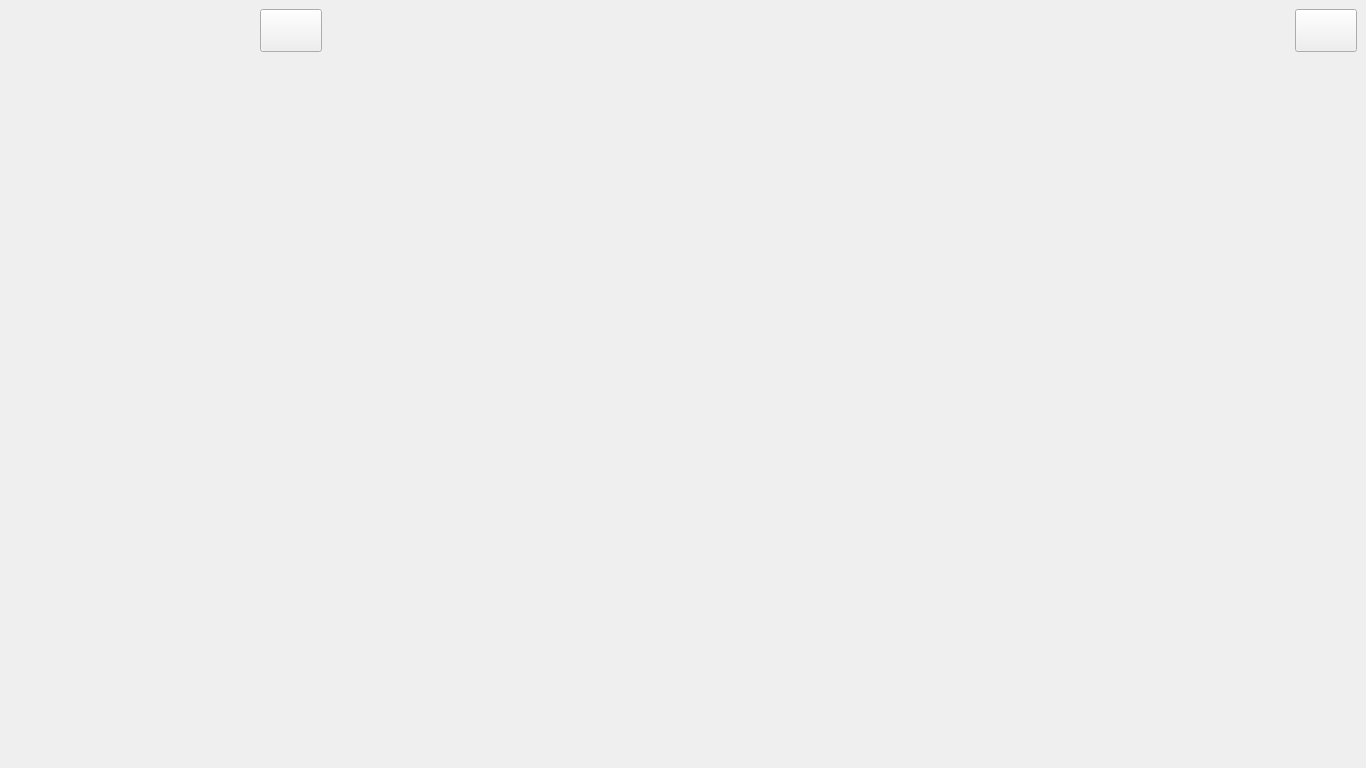
<?xml version="1.0" encoding="UTF-8"?>
<ui version="4.0">
 <class>MainWidget</class>
 <widget class="QWidget" name="MainWidget">
  <property name="geometry">
   <rect>
    <x>0</x>
    <y>0</y>
    <width>1366</width>
    <height>768</height>
   </rect>
  </property>
  <property name="minimumSize">
   <size>
    <width>800</width>
    <height>600</height>
   </size>
  </property>
  <property name="windowTitle">
   <string>Form</string>
  </property>
  <layout class="QGridLayout" name="gridLayout">
   <property name="leftMargin">
    <number>0</number>
   </property>
   <property name="topMargin">
    <number>0</number>
   </property>
   <property name="rightMargin">
    <number>0</number>
   </property>
   <property name="bottomMargin">
    <number>0</number>
   </property>
   <property name="spacing">
    <number>0</number>
   </property>
   <item row="0" column="0">
    <widget class="QWidget" name="widgetStatus" native="true">
     <property name="minimumSize">
      <size>
       <width>0</width>
       <height>60</height>
      </size>
     </property>
     <property name="maximumSize">
      <size>
       <width>16777215</width>
       <height>60</height>
      </size>
     </property>
     <layout class="QHBoxLayout" name="horizontalLayout">
      <property name="spacing">
       <number>0</number>
      </property>
      <property name="leftMargin">
       <number>0</number>
      </property>
      <property name="topMargin">
       <number>0</number>
      </property>
      <property name="rightMargin">
       <number>0</number>
      </property>
      <property name="bottomMargin">
       <number>0</number>
      </property>
      <item>
       <widget class="TitleStatusBarWidget" name="TitleBarWidget" native="true">
        <property name="sizePolicy">
         <sizepolicy hsizetype="Minimum" vsizetype="Minimum">
          <horstretch>0</horstretch>
          <verstretch>0</verstretch>
         </sizepolicy>
        </property>
        <property name="minimumSize">
         <size>
          <width>1250</width>
          <height>0</height>
         </size>
        </property>
        <property name="maximumSize">
         <size>
          <width>1250</width>
          <height>60</height>
         </size>
        </property>
        <widget class="CustomImageButtonWidget" name="btnMain">
         <property name="geometry">
          <rect>
           <x>260</x>
           <y>9</y>
           <width>62</width>
           <height>43</height>
          </rect>
         </property>
         <property name="sizePolicy">
          <sizepolicy hsizetype="Minimum" vsizetype="Minimum">
           <horstretch>0</horstretch>
           <verstretch>0</verstretch>
          </sizepolicy>
         </property>
         <property name="minimumSize">
          <size>
           <width>62</width>
           <height>43</height>
          </size>
         </property>
         <property name="maximumSize">
          <size>
           <width>62</width>
           <height>43</height>
          </size>
         </property>
         <property name="text">
          <string/>
         </property>
        </widget>
       </widget>
      </item>
      <item>
       <widget class="QWidget" name="widget_2" native="true">
        <property name="maximumSize">
         <size>
          <width>16777215</width>
          <height>60</height>
         </size>
        </property>
        <property name="styleSheet">
         <string notr="true">border-image: url(:/Image/Image/Basic/head_0.png);</string>
        </property>
        <layout class="QGridLayout" name="gridLayout_2">
         <item row="0" column="1">
          <widget class="CustomImageButtonWidget" name="btnExit">
           <property name="sizePolicy">
            <sizepolicy hsizetype="Minimum" vsizetype="Minimum">
             <horstretch>0</horstretch>
             <verstretch>0</verstretch>
            </sizepolicy>
           </property>
           <property name="minimumSize">
            <size>
             <width>62</width>
             <height>43</height>
            </size>
           </property>
           <property name="maximumSize">
            <size>
             <width>62</width>
             <height>43</height>
            </size>
           </property>
           <property name="text">
            <string/>
           </property>
          </widget>
         </item>
         <item row="0" column="0">
          <spacer name="horizontalSpacer">
           <property name="orientation">
            <enum>Qt::Horizontal</enum>
           </property>
           <property name="sizeHint" stdset="0">
            <size>
             <width>40</width>
             <height>20</height>
            </size>
           </property>
          </spacer>
         </item>
        </layout>
       </widget>
      </item>
     </layout>
    </widget>
   </item>
   <item row="1" column="0">
    <widget class="QWidget" name="widgetMainView" native="true">
     <layout class="QGridLayout" name="gridLayoutMainView" rowstretch="0">
      <property name="leftMargin">
       <number>0</number>
      </property>
      <property name="topMargin">
       <number>0</number>
      </property>
      <property name="rightMargin">
       <number>0</number>
      </property>
      <property name="bottomMargin">
       <number>0</number>
      </property>
      <property name="spacing">
       <number>0</number>
      </property>
     </layout>
    </widget>
   </item>
  </layout>
 </widget>
 <customwidgets>
  <customwidget>
   <class>CustomImageButtonWidget</class>
   <extends>QPushButton</extends>
   <header>UIClass/CustomWidget/CustomImageButtonWidget.h</header>
  </customwidget>
  <customwidget>
   <class>TitleStatusBarWidget</class>
   <extends>QWidget</extends>
   <header>UIClass/CustomWidget/TitleStatusBarWidget.h</header>
   <container>1</container>
  </customwidget>
 </customwidgets>
 <resources/>
 <connections/>
</ui>
